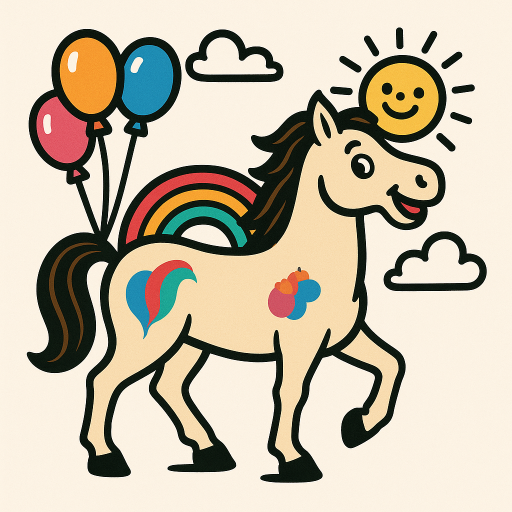
#> input picture genImg.png, 1024 x 1024 px (shown at 1/2 size)
$ python -i openCVImageEditting.py   (imports and definitions only)
#> lines starting #> are read from the running program, lines starting #| are printed output that depends on the picture
#> further down, picture is the input picture: shape (1024, 1024, 3); mean B, G, R 168.7, 188.3, 198.8
### HelperFunctions/helperFunctions.py
import matplotlib.pyplot as plt
from PIL import Image  # or however you obtain your Image objects
import cv2
import numpy as np
from base64 import b64decode, b64encode
from io import BytesIO


# [10 lines left out: function displayImages, not called in this run]


def pil_to_mat(pil_img: Image.Image) -> np.ndarray:
    """
    Convert a PIL Image to an OpenCV Mat (numpy.ndarray in BGR order).
    """
    # PIL gives RGB or L; convert to numpy array first
    arr = np.array(pil_img)
    if arr.ndim == 2:
        # grayscale image
        return arr
    # otherwise assume RGB or RGBA
    if arr.shape[2] == 3:
        # RGB → BGR
        return cv2.cvtColor(arr, cv2.COLOR_RGB2BGR)
    elif arr.shape[2] == 4:
        # RGBA → BGRA
        return cv2.cvtColor(arr, cv2.COLOR_RGBA2BGRA)
    else:
        raise ValueError(f"Unsupported channel count: {arr.shape[2]}")

# [26 lines left out: functions mat_to_base64, base64_to_mat, base64_to_buffer, show_images, not called in this run]


### ImageToVectorConversion/openCVImageEditting.py
import cv2

from HelperFunctions.helperFunctions import pil_to_mat


def scaleImage(image, target_width=200, target_height=200):
#> called with target_width = 500, target_height = 500
    original_height, original_width = image.shape[:2]
#> original_height = 1024; original_width = 1024

    aspect_ratio = original_width / original_height
#> aspect_ratio = 1

    if original_width > original_height:
        new_width = min(target_width, int(target_height * aspect_ratio))
        new_height = int(new_width / aspect_ratio)
    else:
        new_height = min(target_height, int(target_width / aspect_ratio))
#> new_height = 500
        new_width = int(new_height * aspect_ratio)
#> new_width = 500

    resized_image = cv2.resize(image, (new_width, new_height), interpolation=cv2.INTER_AREA)
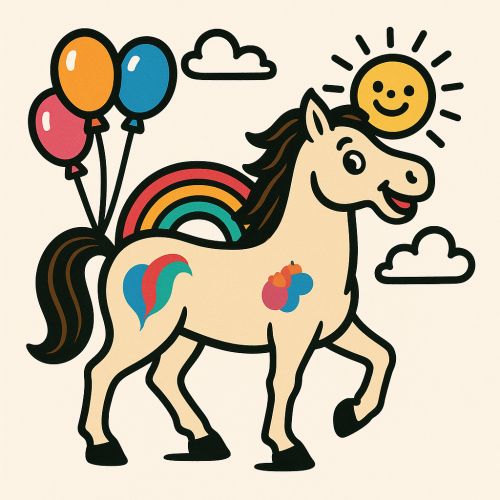
#> resized_image: shape (500, 500, 3); mean R, G, B 198.8, 188.3, 168.7

    return resized_image


def toGrayscale(image):
    gray_image = cv2.cvtColor(image, cv2.COLOR_BGR2GRAY)
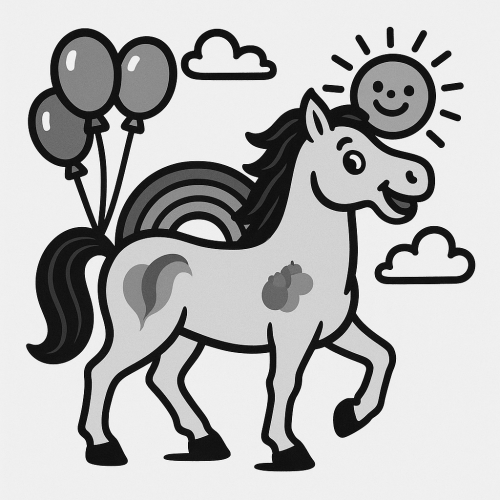
#> gray_image: shape (500, 500); min 4, max 250, mean 183.7
    return gray_image

def applyGaussianSmoothing(image, sigma=1):
#> called with sigma = 1
    smoothed_image = cv2.GaussianBlur(image, (5, 5), sigma)
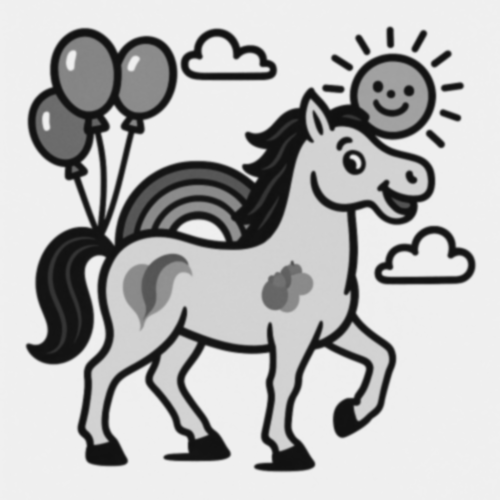
#> smoothed_image: shape (500, 500); min 15, max 240, mean 183.7
    return smoothed_image


def cannyLines(img):
    return cv2.Canny(img, 50, 100)

def flipImage(img):
    return cv2.flip(img, 0)


def imagePreprocessingPipeline(image):

    mat_image = pil_to_mat(image)

    scaled_image = scaleImage(mat_image, 500, 500)
    gray_image = toGrayscale(scaled_image)
    smoothed_image = applyGaussianSmoothing(gray_image)
    return smoothed_image

>>> import cv2
>>> picture = cv2.imread('../genImg.png')
>>> result = imagePreprocessingPipeline(picture)

$ run again, on car.png
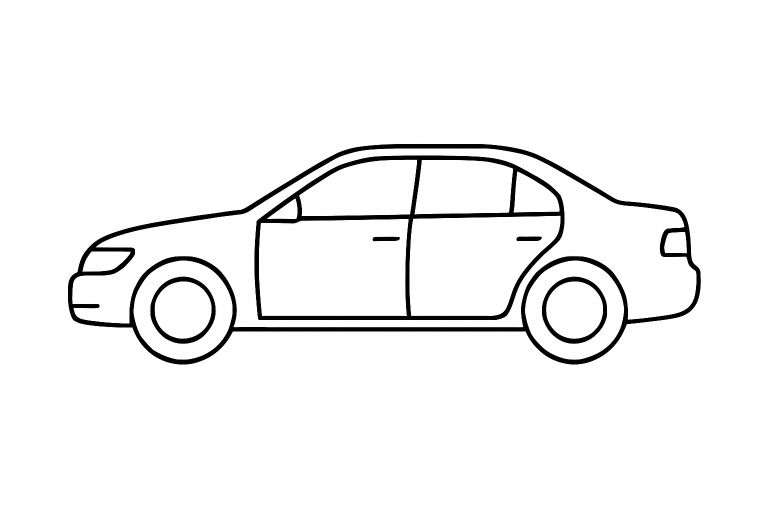
#> input picture car.png, 1536 x 1024 px (shown at 1/2 size)
#> picture is the input picture: shape (1024, 1536, 3); mean B, G, R 243.5, 243.5, 243.5
#> in scaleImage, `resized_image = cv2.resize(image, (new_width, new_height), interpolati..`:
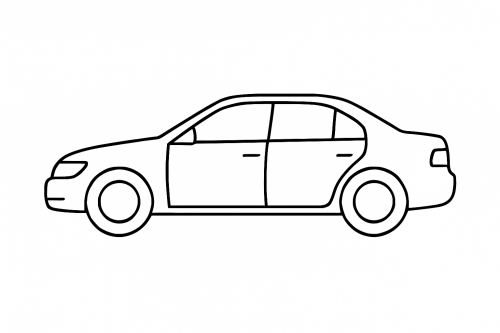
#> resized_image: shape (333, 500, 3); mean R, G, B 243.5, 243.5, 243.5
#> in applyGaussianSmoothing, `smoothed_image = cv2.GaussianBlur(image, (5, 5), sigma)`:
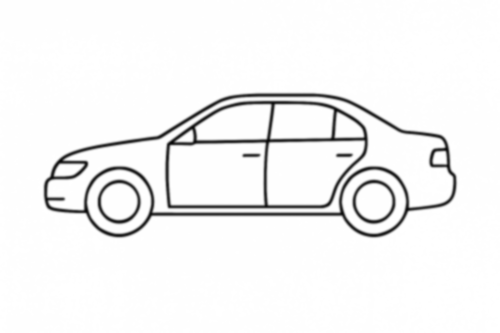
#> smoothed_image: shape (333, 500); min 7, max 255, mean 243.4
